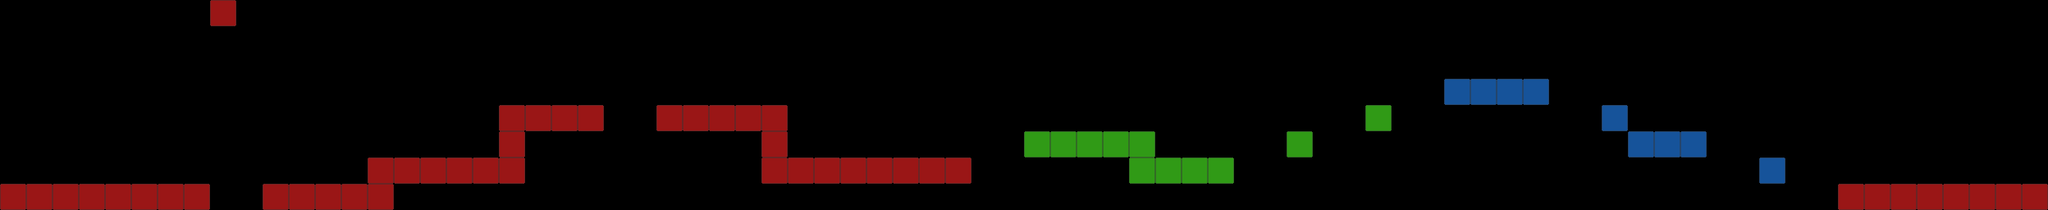

This is a level from a 2D game, rendered from its Tiled map with the project's own tilesets. A one-line summary and the map file follow, with tile-layer data summarised:
An orthogonal 78x8 tile map with 32x32 px tiles, 3 tile layers (red, green, blue) and 18 objects.

<map version="1.0" orientation="orthogonal" renderorder="right-down" width="78" height="8" tilewidth="32" tileheight="32" nextobjectid="21">
 <tileset firstgid="1" name="blocks" tilewidth="32" tileheight="32">
  <image source="blocks.png" width="96" height="32" />
 </tileset>
 <layer name="red" width="78" height="8">
  <data>[624 cells, 46 non-empty, 1 distinct tile ids]</data>
 </layer>
 <layer name="green" width="78" height="8">
  <data>[624 cells, 11 non-empty, 1 distinct tile ids]</data>
 </layer>
 <layer name="blue" width="78" height="8">
  <data>[624 cells, 10 non-empty, 2 distinct tile ids]</data>
 </layer>
 <objectgroup color="#00a0a4" name="macas">
  <object id="1" x="272" y="145">
   <ellipse />
  </object>
  <object id="2" x="304" y="145">
   <ellipse />
  </object>
  <object id="3" x="529" y="177">
   <ellipse />
  </object>
  <object id="4" x="753" y="49">
   <ellipse />
  </object>
  <object id="5" x="786" y="49">
   <ellipse />
  </object>
  <object id="6" x="1041" y="177">
   <ellipse />
  </object>
  <object id="7" x="1074" y="177">
   <ellipse />
  </object>
  <object id="8" x="1105" y="176">
   <ellipse />
  </object>
  <object id="9" x="1138" y="177">
   <ellipse />
  </object>
  <object id="10" x="1585" y="144">
   <ellipse />
  </object>
  <object id="11" x="1680" y="111">
   <ellipse />
  </object>
  <object id="12" x="1824" y="16">
   <ellipse />
  </object>
  <object id="13" x="1968" y="113">
   <ellipse />
  </object>
  <object id="14" x="2066" y="145">
   <ellipse />
  </object>
  <object id="15" x="2162" y="177">
   <ellipse />
  </object>
  <object id="16" x="2322" y="209">
   <ellipse />
  </object>
  <object id="17" x="2354" y="209">
   <ellipse />
  </object>
  <object id="18" x="2416" y="146">
   <ellipse />
  </object>
 </objectgroup>
</map>